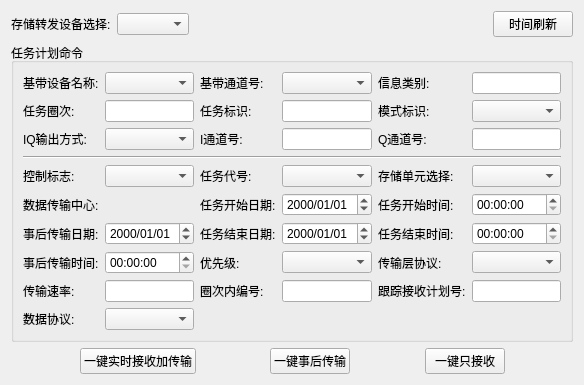
<?xml version="1.0" encoding="UTF-8"?>
<ui version="4.0">
 <class>CCZFTaskPlanWidget</class>
 <widget class="QWidget" name="CCZFTaskPlanWidget">
  <property name="geometry">
   <rect>
    <x>0</x>
    <y>0</y>
    <width>584</width>
    <height>349</height>
   </rect>
  </property>
  <property name="maximumSize">
   <size>
    <width>16777215</width>
    <height>16777215</height>
   </size>
  </property>
  <property name="windowTitle">
   <string>Form</string>
  </property>
  <layout class="QVBoxLayout" name="verticalLayout">
   <item>
    <layout class="QHBoxLayout" name="horizontalLayout_2">
     <item>
      <widget class="QLabel" name="label_31">
       <property name="minimumSize">
        <size>
         <width>0</width>
         <height>0</height>
        </size>
       </property>
       <property name="maximumSize">
        <size>
         <width>16777215</width>
         <height>16777215</height>
        </size>
       </property>
       <property name="text">
        <string>存储转发设备选择:</string>
       </property>
      </widget>
     </item>
     <item>
      <widget class="QComboBox" name="cczfSBChooseCombx">
       <property name="minimumSize">
        <size>
         <width>0</width>
         <height>0</height>
        </size>
       </property>
       <property name="maximumSize">
        <size>
         <width>16777215</width>
         <height>16777215</height>
        </size>
       </property>
      </widget>
     </item>
     <item>
      <spacer name="horizontalSpacer_3">
       <property name="orientation">
        <enum>Qt::Horizontal</enum>
       </property>
       <property name="sizeHint" stdset="0">
        <size>
         <width>40</width>
         <height>20</height>
        </size>
       </property>
      </spacer>
     </item>
     <item>
      <widget class="QPushButton" name="timeRefreshBtn">
       <property name="text">
        <string>时间刷新</string>
       </property>
      </widget>
     </item>
    </layout>
   </item>
   <item>
    <widget class="QGroupBox" name="groupBox_4">
     <property name="title">
      <string>任务计划命令</string>
     </property>
     <layout class="QGridLayout" name="gridLayout">
      <item row="1" column="0">
       <widget class="QLabel" name="label_35">
        <property name="minimumSize">
         <size>
          <width>0</width>
          <height>0</height>
         </size>
        </property>
        <property name="maximumSize">
         <size>
          <width>16777215</width>
          <height>16777215</height>
         </size>
        </property>
        <property name="text">
         <string>任务圈次:</string>
        </property>
       </widget>
      </item>
      <item row="10" column="1">
       <widget class="QLineEdit" name="sendSDEdit">
        <property name="minimumSize">
         <size>
          <width>0</width>
          <height>0</height>
         </size>
        </property>
        <property name="maximumSize">
         <size>
          <width>16777215</width>
          <height>16777215</height>
         </size>
        </property>
       </widget>
      </item>
      <item row="2" column="1">
       <widget class="QComboBox" name="iqOutWayCombx">
        <property name="minimumSize">
         <size>
          <width>0</width>
          <height>0</height>
         </size>
        </property>
        <property name="maximumSize">
         <size>
          <width>16777215</width>
          <height>16777215</height>
         </size>
        </property>
       </widget>
      </item>
      <item row="7" column="0">
       <widget class="QLabel" name="label_21">
        <property name="minimumSize">
         <size>
          <width>0</width>
          <height>0</height>
         </size>
        </property>
        <property name="maximumSize">
         <size>
          <width>16777215</width>
          <height>16777215</height>
         </size>
        </property>
        <property name="text">
         <string>数据传输中心:</string>
        </property>
       </widget>
      </item>
      <item row="0" column="2">
       <widget class="QLabel" name="label_3">
        <property name="minimumSize">
         <size>
          <width>0</width>
          <height>0</height>
         </size>
        </property>
        <property name="maximumSize">
         <size>
          <width>16777215</width>
          <height>16777215</height>
         </size>
        </property>
        <property name="text">
         <string>基带通道号:</string>
        </property>
       </widget>
      </item>
      <item row="2" column="0">
       <widget class="QLabel" name="label_37">
        <property name="minimumSize">
         <size>
          <width>0</width>
          <height>0</height>
         </size>
        </property>
        <property name="maximumSize">
         <size>
          <width>16777215</width>
          <height>16777215</height>
         </size>
        </property>
        <property name="text">
         <string>IQ输出方式:</string>
        </property>
       </widget>
      </item>
      <item row="3" column="0" colspan="6">
       <widget class="Line" name="line">
        <property name="orientation">
         <enum>Qt::Horizontal</enum>
        </property>
       </widget>
      </item>
      <item row="2" column="5">
       <widget class="QLineEdit" name="qChannelEdit">
        <property name="minimumSize">
         <size>
          <width>0</width>
          <height>0</height>
         </size>
        </property>
        <property name="maximumSize">
         <size>
          <width>16777215</width>
          <height>16777215</height>
         </size>
        </property>
       </widget>
      </item>
      <item row="10" column="5">
       <widget class="QLineEdit" name="trackjhEdit">
        <property name="minimumSize">
         <size>
          <width>0</width>
          <height>0</height>
         </size>
        </property>
        <property name="maximumSize">
         <size>
          <width>16777215</width>
          <height>16777215</height>
         </size>
        </property>
       </widget>
      </item>
      <item row="6" column="3">
       <widget class="QComboBox" name="taskCodeCombx"/>
      </item>
      <item row="6" column="0">
       <widget class="QLabel" name="label_16">
        <property name="minimumSize">
         <size>
          <width>0</width>
          <height>0</height>
         </size>
        </property>
        <property name="maximumSize">
         <size>
          <width>16777215</width>
          <height>16777215</height>
         </size>
        </property>
        <property name="text">
         <string>控制标志:</string>
        </property>
       </widget>
      </item>
      <item row="1" column="4">
       <widget class="QLabel" name="label_36">
        <property name="minimumSize">
         <size>
          <width>0</width>
          <height>0</height>
         </size>
        </property>
        <property name="maximumSize">
         <size>
          <width>16777215</width>
          <height>16777215</height>
         </size>
        </property>
        <property name="text">
         <string>模式标识:</string>
        </property>
       </widget>
      </item>
      <item row="1" column="3">
       <widget class="QLineEdit" name="objectBZEdit">
        <property name="minimumSize">
         <size>
          <width>0</width>
          <height>0</height>
         </size>
        </property>
        <property name="maximumSize">
         <size>
          <width>16777215</width>
          <height>16777215</height>
         </size>
        </property>
       </widget>
      </item>
      <item row="0" column="1">
       <widget class="QComboBox" name="jdsbNameCombx">
        <property name="minimumSize">
         <size>
          <width>0</width>
          <height>0</height>
         </size>
        </property>
        <property name="maximumSize">
         <size>
          <width>16777215</width>
          <height>16777215</height>
         </size>
        </property>
       </widget>
      </item>
      <item row="6" column="2">
       <widget class="QLabel" name="label_18">
        <property name="minimumSize">
         <size>
          <width>0</width>
          <height>0</height>
         </size>
        </property>
        <property name="maximumSize">
         <size>
          <width>16777215</width>
          <height>16777215</height>
         </size>
        </property>
        <property name="text">
         <string>任务代号:</string>
        </property>
       </widget>
      </item>
      <item row="10" column="4">
       <widget class="QLabel" name="label_20">
        <property name="minimumSize">
         <size>
          <width>0</width>
          <height>0</height>
         </size>
        </property>
        <property name="maximumSize">
         <size>
          <width>16777215</width>
          <height>16777215</height>
         </size>
        </property>
        <property name="text">
         <string>跟踪接收计划号:</string>
        </property>
       </widget>
      </item>
      <item row="1" column="2">
       <widget class="QLabel" name="label_12">
        <property name="minimumSize">
         <size>
          <width>0</width>
          <height>0</height>
         </size>
        </property>
        <property name="maximumSize">
         <size>
          <width>16777215</width>
          <height>16777215</height>
         </size>
        </property>
        <property name="text">
         <string>任务标识:</string>
        </property>
       </widget>
      </item>
      <item row="6" column="4">
       <widget class="QLabel" name="label_29">
        <property name="minimumSize">
         <size>
          <width>0</width>
          <height>0</height>
         </size>
        </property>
        <property name="maximumSize">
         <size>
          <width>16777215</width>
          <height>16777215</height>
         </size>
        </property>
        <property name="text">
         <string>存储单元选择:</string>
        </property>
       </widget>
      </item>
      <item row="0" column="0">
       <widget class="QLabel" name="label_4">
        <property name="minimumSize">
         <size>
          <width>0</width>
          <height>0</height>
         </size>
        </property>
        <property name="maximumSize">
         <size>
          <width>16777215</width>
          <height>16777215</height>
         </size>
        </property>
        <property name="text">
         <string>基带设备名称:</string>
        </property>
       </widget>
      </item>
      <item row="11" column="1">
       <widget class="QComboBox" name="dataProtocolCombx">
        <property name="minimumSize">
         <size>
          <width>0</width>
          <height>0</height>
         </size>
        </property>
        <property name="maximumSize">
         <size>
          <width>16777215</width>
          <height>16777215</height>
         </size>
        </property>
       </widget>
      </item>
      <item row="10" column="0">
       <widget class="QLabel" name="label_27">
        <property name="minimumSize">
         <size>
          <width>0</width>
          <height>0</height>
         </size>
        </property>
        <property name="maximumSize">
         <size>
          <width>16777215</width>
          <height>16777215</height>
         </size>
        </property>
        <property name="text">
         <string>传输速率:</string>
        </property>
       </widget>
      </item>
      <item row="6" column="5">
       <widget class="QComboBox" name="localNumCombx">
        <property name="minimumSize">
         <size>
          <width>0</width>
          <height>0</height>
         </size>
        </property>
        <property name="maximumSize">
         <size>
          <width>16777215</width>
          <height>16777215</height>
         </size>
        </property>
       </widget>
      </item>
      <item row="11" column="0">
       <widget class="QLabel" name="label_30">
        <property name="minimumSize">
         <size>
          <width>0</width>
          <height>0</height>
         </size>
        </property>
        <property name="maximumSize">
         <size>
          <width>16777215</width>
          <height>16777215</height>
         </size>
        </property>
        <property name="text">
         <string>数据协议:</string>
        </property>
       </widget>
      </item>
      <item row="10" column="2">
       <widget class="QLabel" name="label_28">
        <property name="minimumSize">
         <size>
          <width>0</width>
          <height>0</height>
         </size>
        </property>
        <property name="maximumSize">
         <size>
          <width>16777215</width>
          <height>16777215</height>
         </size>
        </property>
        <property name="text">
         <string>圈次内编号:</string>
        </property>
       </widget>
      </item>
      <item row="1" column="1">
       <widget class="QLineEdit" name="taskqcEdit">
        <property name="minimumSize">
         <size>
          <width>0</width>
          <height>0</height>
         </size>
        </property>
        <property name="maximumSize">
         <size>
          <width>16777215</width>
          <height>16777215</height>
         </size>
        </property>
       </widget>
      </item>
      <item row="1" column="5">
       <widget class="QComboBox" name="modeBZCombx">
        <property name="minimumSize">
         <size>
          <width>0</width>
          <height>0</height>
         </size>
        </property>
        <property name="maximumSize">
         <size>
          <width>16777215</width>
          <height>16777215</height>
         </size>
        </property>
       </widget>
      </item>
      <item row="2" column="2">
       <widget class="QLabel" name="label_38">
        <property name="minimumSize">
         <size>
          <width>0</width>
          <height>0</height>
         </size>
        </property>
        <property name="maximumSize">
         <size>
          <width>16777215</width>
          <height>16777215</height>
         </size>
        </property>
        <property name="text">
         <string>I通道号:</string>
        </property>
       </widget>
      </item>
      <item row="7" column="1">
       <layout class="QHBoxLayout" name="horizontalLayout_3"/>
      </item>
      <item row="10" column="3">
       <widget class="QLineEdit" name="qcnNumEdit">
        <property name="minimumSize">
         <size>
          <width>0</width>
          <height>0</height>
         </size>
        </property>
        <property name="maximumSize">
         <size>
          <width>16777215</width>
          <height>16777215</height>
         </size>
        </property>
       </widget>
      </item>
      <item row="0" column="5">
       <widget class="QLineEdit" name="informationEdit">
        <property name="minimumSize">
         <size>
          <width>0</width>
          <height>0</height>
         </size>
        </property>
        <property name="maximumSize">
         <size>
          <width>16777215</width>
          <height>16777215</height>
         </size>
        </property>
       </widget>
      </item>
      <item row="6" column="1">
       <widget class="QComboBox" name="controlBZCombx">
        <property name="minimumSize">
         <size>
          <width>0</width>
          <height>0</height>
         </size>
        </property>
        <property name="maximumSize">
         <size>
          <width>16777215</width>
          <height>16777215</height>
         </size>
        </property>
       </widget>
      </item>
      <item row="0" column="3">
       <widget class="QComboBox" name="jdtdhCombx">
        <property name="minimumSize">
         <size>
          <width>0</width>
          <height>0</height>
         </size>
        </property>
        <property name="maximumSize">
         <size>
          <width>16777215</width>
          <height>16777215</height>
         </size>
        </property>
       </widget>
      </item>
      <item row="2" column="3">
       <widget class="QLineEdit" name="iChannelEdit">
        <property name="minimumSize">
         <size>
          <width>0</width>
          <height>0</height>
         </size>
        </property>
        <property name="maximumSize">
         <size>
          <width>16777215</width>
          <height>16777215</height>
         </size>
        </property>
       </widget>
      </item>
      <item row="2" column="4">
       <widget class="QLabel" name="label_39">
        <property name="minimumSize">
         <size>
          <width>0</width>
          <height>0</height>
         </size>
        </property>
        <property name="maximumSize">
         <size>
          <width>16777215</width>
          <height>16777215</height>
         </size>
        </property>
        <property name="text">
         <string>Q通道号:</string>
        </property>
       </widget>
      </item>
      <item row="0" column="4">
       <widget class="QLabel" name="label_11">
        <property name="minimumSize">
         <size>
          <width>0</width>
          <height>0</height>
         </size>
        </property>
        <property name="maximumSize">
         <size>
          <width>16777215</width>
          <height>16777215</height>
         </size>
        </property>
        <property name="text">
         <string>信息类别:</string>
        </property>
       </widget>
      </item>
      <item row="7" column="2">
       <widget class="QLabel" name="label_24">
        <property name="minimumSize">
         <size>
          <width>0</width>
          <height>0</height>
         </size>
        </property>
        <property name="maximumSize">
         <size>
          <width>16777215</width>
          <height>16777215</height>
         </size>
        </property>
        <property name="text">
         <string>任务开始日期:</string>
        </property>
       </widget>
      </item>
      <item row="7" column="3">
       <widget class="QDateEdit" name="taskStartDate">
        <property name="displayFormat">
         <string>yyyy/MM/dd</string>
        </property>
       </widget>
      </item>
      <item row="7" column="4">
       <widget class="QLabel" name="label_32">
        <property name="minimumSize">
         <size>
          <width>0</width>
          <height>0</height>
         </size>
        </property>
        <property name="maximumSize">
         <size>
          <width>16777215</width>
          <height>16777215</height>
         </size>
        </property>
        <property name="text">
         <string>任务开始时间:</string>
        </property>
       </widget>
      </item>
      <item row="7" column="5">
       <widget class="QTimeEdit" name="taskStartTime">
        <property name="displayFormat">
         <string>hh:mm:ss</string>
        </property>
       </widget>
      </item>
      <item row="8" column="2">
       <widget class="QLabel" name="label_33">
        <property name="minimumSize">
         <size>
          <width>0</width>
          <height>0</height>
         </size>
        </property>
        <property name="maximumSize">
         <size>
          <width>16777215</width>
          <height>16777215</height>
         </size>
        </property>
        <property name="text">
         <string>任务结束日期:</string>
        </property>
       </widget>
      </item>
      <item row="8" column="3">
       <widget class="QDateEdit" name="taskEndDate">
        <property name="displayFormat">
         <string>yyyy/MM/dd</string>
        </property>
       </widget>
      </item>
      <item row="8" column="0">
       <widget class="QLabel" name="label_26">
        <property name="minimumSize">
         <size>
          <width>0</width>
          <height>0</height>
         </size>
        </property>
        <property name="maximumSize">
         <size>
          <width>16777215</width>
          <height>16777215</height>
         </size>
        </property>
        <property name="text">
         <string>事后传输日期:</string>
        </property>
       </widget>
      </item>
      <item row="8" column="1">
       <widget class="QDateEdit" name="shSendDate">
        <property name="displayFormat">
         <string>yyyy/MM/dd</string>
        </property>
       </widget>
      </item>
      <item row="9" column="0">
       <widget class="QLabel" name="label_34">
        <property name="minimumSize">
         <size>
          <width>0</width>
          <height>0</height>
         </size>
        </property>
        <property name="maximumSize">
         <size>
          <width>16777215</width>
          <height>16777215</height>
         </size>
        </property>
        <property name="text">
         <string>事后传输时间:</string>
        </property>
       </widget>
      </item>
      <item row="9" column="1">
       <widget class="QTimeEdit" name="shSendTime">
        <property name="displayFormat">
         <string>hh:mm:ss</string>
        </property>
       </widget>
      </item>
      <item row="8" column="4">
       <widget class="QLabel" name="label_25">
        <property name="minimumSize">
         <size>
          <width>0</width>
          <height>0</height>
         </size>
        </property>
        <property name="maximumSize">
         <size>
          <width>16777215</width>
          <height>16777215</height>
         </size>
        </property>
        <property name="text">
         <string>任务结束时间:</string>
        </property>
       </widget>
      </item>
      <item row="8" column="5">
       <widget class="QTimeEdit" name="taskEndTime">
        <property name="displayFormat">
         <string>hh:mm:ss</string>
        </property>
       </widget>
      </item>
      <item row="9" column="2">
       <widget class="QLabel" name="label_22">
        <property name="minimumSize">
         <size>
          <width>0</width>
          <height>0</height>
         </size>
        </property>
        <property name="maximumSize">
         <size>
          <width>16777215</width>
          <height>16777215</height>
         </size>
        </property>
        <property name="text">
         <string>优先级:</string>
        </property>
       </widget>
      </item>
      <item row="9" column="3">
       <widget class="QComboBox" name="yxjCombx">
        <property name="minimumSize">
         <size>
          <width>0</width>
          <height>0</height>
         </size>
        </property>
        <property name="maximumSize">
         <size>
          <width>16777215</width>
          <height>16777215</height>
         </size>
        </property>
       </widget>
      </item>
      <item row="9" column="4">
       <widget class="QLabel" name="label_23">
        <property name="minimumSize">
         <size>
          <width>0</width>
          <height>0</height>
         </size>
        </property>
        <property name="maximumSize">
         <size>
          <width>16777215</width>
          <height>16777215</height>
         </size>
        </property>
        <property name="text">
         <string>传输层协议:</string>
        </property>
       </widget>
      </item>
      <item row="9" column="5">
       <widget class="QComboBox" name="cscProtocolCombx">
        <property name="minimumSize">
         <size>
          <width>0</width>
          <height>0</height>
         </size>
        </property>
        <property name="maximumSize">
         <size>
          <width>16777215</width>
          <height>16777215</height>
         </size>
        </property>
       </widget>
      </item>
     </layout>
    </widget>
   </item>
   <item>
    <layout class="QHBoxLayout" name="horizontalLayout_4">
     <item>
      <spacer name="horizontalSpacer_2">
       <property name="orientation">
        <enum>Qt::Horizontal</enum>
       </property>
       <property name="sizeHint" stdset="0">
        <size>
         <width>40</width>
         <height>20</height>
        </size>
       </property>
      </spacer>
     </item>
     <item>
      <widget class="QPushButton" name="oneKeySSSHSetBtn">
       <property name="minimumSize">
        <size>
         <width>0</width>
         <height>0</height>
        </size>
       </property>
       <property name="maximumSize">
        <size>
         <width>16777215</width>
         <height>16777215</height>
        </size>
       </property>
       <property name="text">
        <string>一键实时接收加传输</string>
       </property>
      </widget>
     </item>
     <item>
      <spacer name="horizontalSpacer">
       <property name="orientation">
        <enum>Qt::Horizontal</enum>
       </property>
       <property name="sizeHint" stdset="0">
        <size>
         <width>40</width>
         <height>20</height>
        </size>
       </property>
      </spacer>
     </item>
     <item>
      <widget class="QPushButton" name="oneKeySHSetBtn">
       <property name="minimumSize">
        <size>
         <width>0</width>
         <height>0</height>
        </size>
       </property>
       <property name="maximumSize">
        <size>
         <width>16777215</width>
         <height>16777215</height>
        </size>
       </property>
       <property name="text">
        <string>一键事后传输</string>
       </property>
      </widget>
     </item>
     <item>
      <spacer name="horizontalSpacer_4">
       <property name="orientation">
        <enum>Qt::Horizontal</enum>
       </property>
       <property name="sizeHint" stdset="0">
        <size>
         <width>40</width>
         <height>20</height>
        </size>
       </property>
      </spacer>
     </item>
     <item>
      <widget class="QPushButton" name="oneKeyJSSetBtn">
       <property name="minimumSize">
        <size>
         <width>0</width>
         <height>0</height>
        </size>
       </property>
       <property name="maximumSize">
        <size>
         <width>16777215</width>
         <height>16777215</height>
        </size>
       </property>
       <property name="text">
        <string>一键只接收</string>
       </property>
      </widget>
     </item>
     <item>
      <spacer name="horizontalSpacer_5">
       <property name="orientation">
        <enum>Qt::Horizontal</enum>
       </property>
       <property name="sizeHint" stdset="0">
        <size>
         <width>40</width>
         <height>20</height>
        </size>
       </property>
      </spacer>
     </item>
    </layout>
   </item>
  </layout>
 </widget>
 <resources/>
 <connections/>
</ui>
